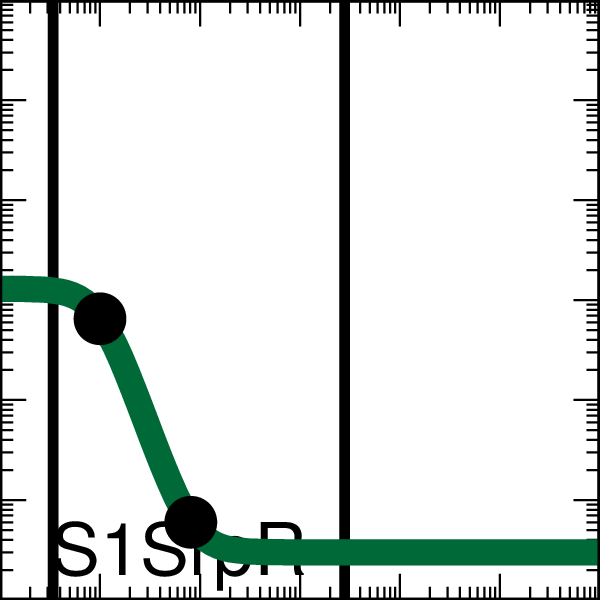

The script that saved this image:

set output "demo_FixedGatesDigital0x00_001_A000_xfer_model_S1_SrpR.eps"
set terminal postscript eps enhanced color "Helvetica, 35" size 2,2
set logscale x
set logscale y
set lmargin screen 0.0
set rmargin screen 1.0
set tmargin screen 1.0
set bmargin screen 0.0
set size ratio 1.0
set border linewidth 2
set tics scale 2
set mxtics 10
set mytics 10
set key bottom left
set key samplen -1
set xrange [0.001:1000.0]
set yrange [0.001:1000.0]
set format y "10^{%L}"    
set format x "10^{%L}"    
set format x ""    
set xlabel '10101010'
set arrow from 0.0034,0.001 to 0.0034,1000.0 nohead lw 10 lt 2 lc rgb '#000000'
set arrow from 2.8,0.001 to 2.8,1000.0 nohead lw 10 lt 2 lc rgb '#000000'
ymin = 0.003
ymax = 1.3
K = 0.01
n = 2.9
set dummy x

plot ymin+(ymax-ymin)/(1.0+(x/K)**n) lw 25 lc rgb '#006838' title 'S1SrpR',\
 "<echo '1 2'" using (0.010015965):(0.649999970894733)  with points pt 7 ps 4 lc rgb 'black' notitle,\
 "<echo '1 2'" using (0.08101328):(0.00599999996919162)  with points pt 7 ps 4 lc rgb 'black' notitle
